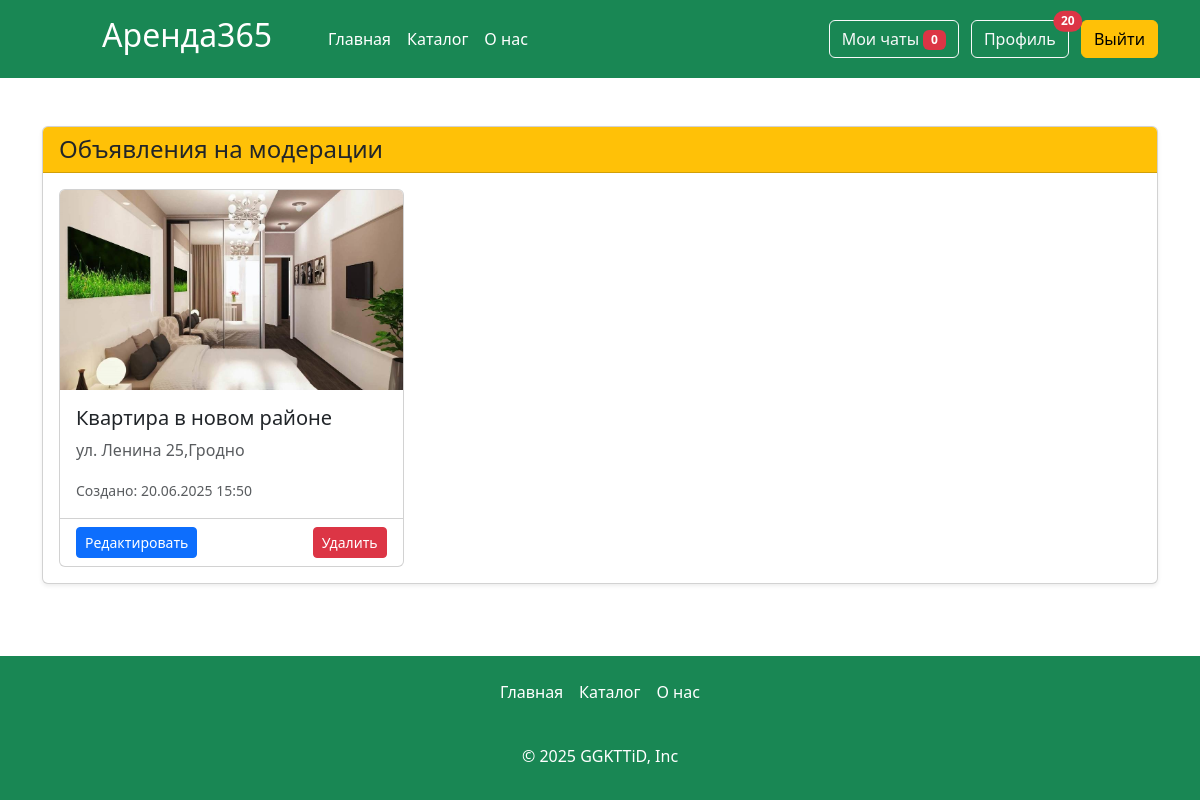
Screenshot of /moderation-articles (signed in) with the database file from the repository.
### app.py (models this page shows, shortened)
class Articles(db.Model):
    id = db.Column(db.Integer,primary_key=True)
    title = db.Column(db.String(100))
    text = db.Column(db.Text)
    image_name = db.Column(db.String(100))
    category = db.Column(db.String(100))
    price = db.Column(db.Integer)
    floor = db.Column(db.Integer)
    entrance = db.Column(db.Integer)
    type_app = db.Column(db.String(100))
    address= db.Column(db.String(100))
    count_rooms = db.Column(db.Integer)
    hide = db.Column(db.Boolean, default=True)
    created_at = db.Column(db.DateTime, default=datetime.now)
    id_user = db.Column(db.Integer, db.ForeignKey('users.id'))
    orders = db.relationship('Orders', backref='article', lazy=True)
    images = db.relationship('Image', backref='article', lazy=True, cascade="all, delete-orphan")

### app.py (the view)
@app.route('/moderation-articles')
def moderation_articles():
    if not 'name' in session:
        abort(401)
    current_user = Users.query.filter_by(email=session['name']).first()
    articles = Articles.query.filter_by(id_user=current_user.id, hide=True).all()
    return render_template("moderation_articles.html", articles=articles)

### app.py (called while the page is built)
@app.context_processor
def inject_unread_messages():
    if 'name' in session:
        current_user = Users.query.filter_by(email=session['name']).first()
        unread_count = Messages.query.filter_by(recipient_id=current_user.id, is_read=False).count()
        return dict(unread_messages=unread_count)
    return dict(unread_messages=0)

@app.context_processor
def inject_user():
    def get_user_name():
        if 'name' in session:
            return Users.query.filter_by(email=session['name']).first()
    return dict(active_user=get_user_name())

@app.context_processor
def inject_unread_count():
    if 'name' in session:
        user = Users.query.filter_by(email=session['name']).first()
        if user:
            unread_count = Notification.query.filter_by(user_id=user.id, is_read=False).count()
            return dict(unread_notifications=unread_count)
    return dict(unread_notifications=0)

### templates/moderation_articles.html (shortened to what this page needs)
{% extends 'base.html' %}
{% block main %}
<main>
    <div class="container my-5">
        <div class="card mb-4 shadow-sm">
            <div class="card-header bg-warning text-dark">
                <h4 class="my-0 fw-normal">Объявления на модерации</h4>
            </div>
            <div class="card-body">
                {% if articles %}
                    <div class="row row-cols-1 row-cols-md-2 row-cols-lg-3 g-4">
                        {% for article in articles %}
                            <div class="col">
                                <div class="card h-100">
                                    <img src="{{ url_for('static', filename='img/upload/' + article.image_name) }}"
                                         class="card-img-top"
                                         alt="{{ article.title }}"
                                         style="height: 200px; object-fit: cover;">
                                    <div class="card-body">
                                        <h5 class="card-title">{{ article.title }}</h5>
                                        <p class="card-text text-muted">{{ article.address }}</p>
                                        <p class="card-text">
                                            <small class="text-muted">
                                                Создано: {{ article.created_at.strftime('%d.%m.%Y %H:%M') }}
                                            </small>
                                        </p>
                                    </div>
                                    <div class="card-footer bg-transparent">
                                        <div class="d-flex justify-content-between">
                                            <a href="{{ url_for('card', id=article.id) }}"
                                               class="btn btn-sm btn-primary">
                                                Редактировать
                                            </a>
                                            <a href="{{ url_for('delete_article', id=article.id) }}"
                                               class="btn btn-sm btn-danger"
                                               onclick="return confirm('Вы уверены, что хотите удалить это объявление?')">
                                                Удалить
                                            </a>
                                        </div>
                                    </div>
                                </div>
                            </div>
                        {% endfor %}
                    </div>
                {% else %}
                    <div class="text-center py-4">
                        <i class="bi bi-check-circle fs-1 text-success"></i>
                        <p class="text-muted">У вас нет объявлений на модерации</p>
                    </div>
                {% endif %}
            </div>
        </div>
    </div>
</main>
{% endblock %}

### static/css/style.css (style rules this page uses)
html { height: 100%; }
body { display: flex; flex-direction: column; height: 100%; background-color: #ffff; border-radius: 30px; }
main { flex: 1 0 auto; }
.card { transition: box-shadow 0.3s; }

### rows the page displays
Articles: image_name (picture), title "Квартира в новом районе", address "ул. Ленина 25,Гродно", created_at "20.06.2025 15:50"

### other values shown
{{ unread_messages }} "0"
{{ unread_notifications }} "20"
